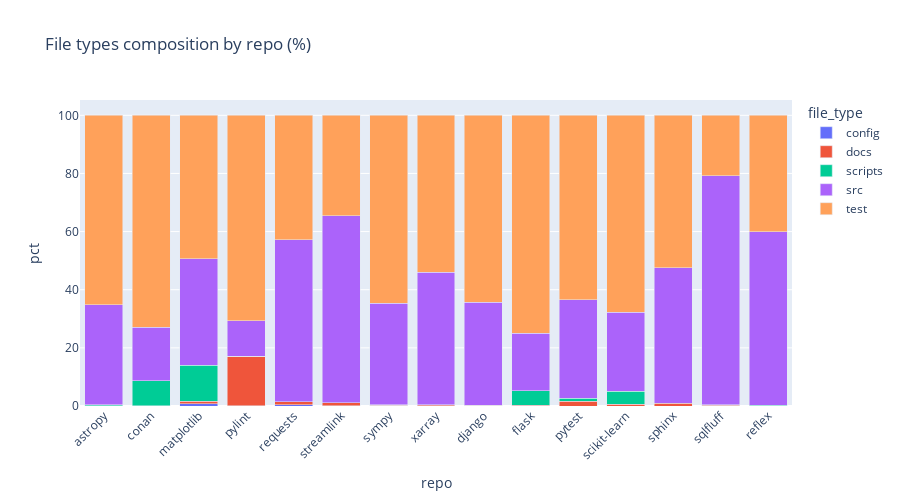
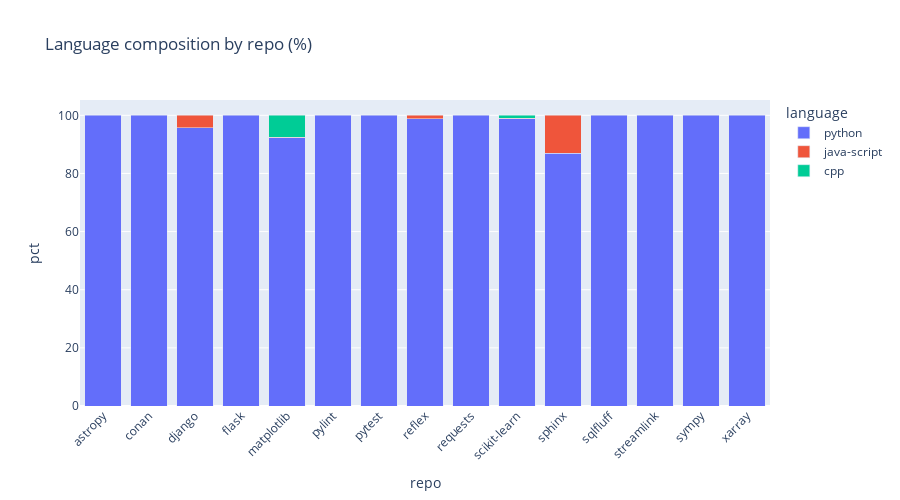
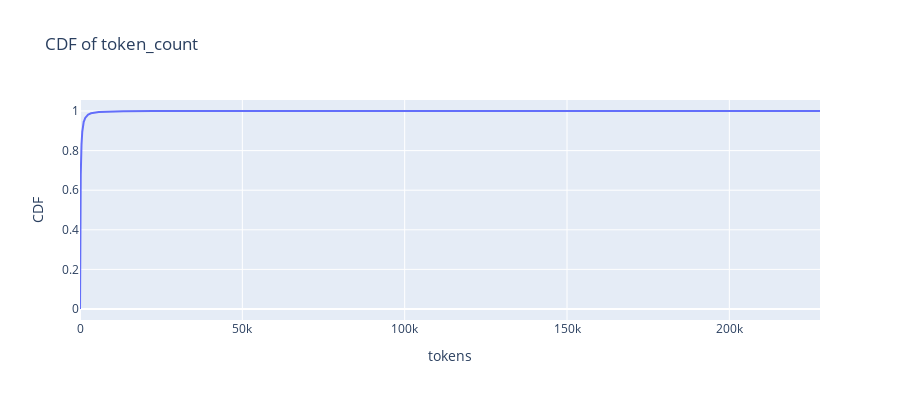

Notebook code for these charts, in order:
### Code cell
# -------------------------
# Quick overview plots
# -------------------------
# 1) Гистограмма токенов (общая)
plot_hist_kde(df, "token_count", by=None, bins=30000, log_x=True, title="Token count distribution (all)")

# 2) Скрипичные по репозиториям
plot_violin(df, "token_count", by="repo", title="Token count per repo", log_y=True)

# 3) Состав по типам файлов
plot_stacked_filetypes(df)

# 4) Состав по языкам
plot_lang_dist(df)

# 5) Корреляции
corr_cols = ["size_chars","line_count","token_count","node_count","nodes_per_1k_chars","comment_ratio","avg_line_len","def_count","class_count","import_count","call_count"]
corr_heatmap(df, [c for c in corr_cols if c in df.columns], title="Feature correlations")

# 6) CDF по токенам
cdf_plot(df["token_count"], title="CDF of token_count", xlabel="tokens")

### Figure 1 — Plotly figure (JSON) as saved in the notebook; plotly's stock layout.template omitted (floating-point values rounded to 4 significant figures)
{"data": [{"hovertemplate": "file_type=config<br>repo=%{x}<br>pct=%{y}<extra></extra>", "legendgroup": "config", "marker": {"color": "#636efa", "pattern": {"shape": ""}}, "name": "config", "orientation": "v", "showlegend": true, "textposition": "auto", "type": "bar", "x": ["astropy", "conan", "matplotlib", "pylint", "requests", "streamlink", "sympy", "xarray"], "xaxis": "x", "y": [0.01232, 0.08159, 0.8181, 0.03234, 0.4695, 0.04885, 0.01523, 0.03221], "yaxis": "y"}, {"hovertemplate": "file_type=docs<br>repo=%{x}<br>pct=%{y}<extra></extra>", "legendgroup": "docs", "marker": {"color": "#EF553B", "pattern": {"shape": ""}}, "name": "docs", "orientation": "v", "showlegend": true, "textposition": "auto", "type": "bar", "x": ["astropy", "django", "flask", "matplotlib", "pylint", "pytest", "requests", "scikit-learn", "sphinx", "sqlfluff", "streamlink", "sympy", "xarray"], "xaxis": "x", "y": [0.1232, 0.1936, 0.3344, 0.75, 17.04, 1.68, 0.939, 0.6059, 0.8728, 0.2009, 1.075, 0.2133, 0.3221], "yaxis": "y"}, {"hovertemplate": "file_type=scripts<br>repo=%{x}<br>pct=%{y}<extra></extra>", "legendgroup": "scripts", "marker": {"color": "#00cc96", "pattern": {"shape": ""}}, "name": "scripts", "orientation": "v", "showlegend": true, "textposition": "auto", "type": "bar", "x": ["astropy", "conan", "django", "flask", "matplotlib", "pylint", "pytest", "reflex", "scikit-learn", "sqlfluff", "sympy"], "xaxis": "x", "y": [0.3572, 8.594, 0.1162, 4.849, 12.53, 0.09701, 0.9475, 0.286, 4.443, 0.2009, 0.1879], "yaxis": "y"}, {"hovertemplate": "file_type=src<br>repo=%{x}<br>pct=%{y}<extra></extra>", "legendgroup": "src", "marker": {"color": "#ab63fa", "pattern": {"shape": ""}}, "name": "src", "orientation": "v", "showlegend": true, "textposition": "auto", "type": "bar", "x": ["astropy", "conan", "django", "flask", "matplotlib", "pylint", "pytest", "reflex", "requests", "scikit-learn", "sphinx", "sqlfluff", "streamlink", "sympy", "xarray"], "xaxis": "x", "y": [34.32, 18.33, 35.43, 19.9, 36.58, 12.24, 33.98, 59.64, 55.87, 27.14, 46.6, 78.87, 64.29, 34.96, 45.6], "yaxis": "y"}, {"hovertemplate": "file_type=test<br>repo=%{x}<br>pct=%{y}<extra></extra>", "legendgroup": "test", "marker": {"color": "#FFA15A", "pattern": {"shape": ""}}, "name": "test", "orientation": "v", "showlegend": true, "textposition": "auto", "type": "bar", "x": ["astropy", "conan", "django", "flask", "matplotlib", "pylint", "pytest", "reflex", "requests", "scikit-learn", "sphinx", "sqlfluff", "streamlink", "sympy", "xarray"], "xaxis": "x", "y": [65.19, 72.99, 64.26, 74.92, 49.33, 70.59, 63.39, 40.08, 42.72, 67.82, 52.53, 20.73, 34.59, 64.62, 54.04], "yaxis": "y"}], "layout": {"barmode": "stack", "height": 500, "legend": {"title": {"text": "file_type"}, "tracegroupgap": 0}, "title": {"text": "File types composition by repo (%)"}, "xaxis": {"anchor": "y", "domain": [0, 1], "tickangle": -45, "title": {"text": "repo"}}, "yaxis": {"anchor": "x", "domain": [0, 1], "title": {"text": "pct"}}}}

### Figure 2 — Plotly figure (JSON) as saved in the notebook; plotly's stock layout.template omitted (floating-point values rounded to 4 significant figures)
{"data": [{"hovertemplate": "language=python<br>repo=%{x}<br>pct=%{y}<extra></extra>", "legendgroup": "python", "marker": {"color": "#636efa", "pattern": {"shape": ""}}, "name": "python", "orientation": "v", "showlegend": true, "textposition": "auto", "type": "bar", "x": ["astropy", "conan", "django", "flask", "matplotlib", "pylint", "pytest", "reflex", "requests", "scikit-learn", "sphinx", "sqlfluff", "streamlink", "sympy", "xarray"], "xaxis": "x", "y": [100.0, 100.0, 95.74, 100.0, 92.26, 100.0, 100.0, 98.78, 100.0, 98.88, 87.02, 100.0, 100.0, 100.0, 100.0], "yaxis": "y"}, {"hovertemplate": "language=java-script<br>repo=%{x}<br>pct=%{y}<extra></extra>", "legendgroup": "java-script", "marker": {"color": "#EF553B", "pattern": {"shape": ""}}, "name": "java-script", "orientation": "v", "showlegend": true, "textposition": "auto", "type": "bar", "x": ["django", "matplotlib", "reflex", "scikit-learn", "sphinx"], "xaxis": "x", "y": [4.259, 0.2557, 1.216, 0.07128, 12.98], "yaxis": "y"}, {"hovertemplate": "language=cpp<br>repo=%{x}<br>pct=%{y}<extra></extra>", "legendgroup": "cpp", "marker": {"color": "#00cc96", "pattern": {"shape": ""}}, "name": "cpp", "orientation": "v", "showlegend": true, "textposition": "auto", "type": "bar", "x": ["matplotlib", "scikit-learn"], "xaxis": "x", "y": [7.483, 1.046], "yaxis": "y"}], "layout": {"barmode": "stack", "height": 500, "legend": {"title": {"text": "language"}, "tracegroupgap": 0}, "title": {"text": "Language composition by repo (%)"}, "xaxis": {"anchor": "y", "domain": [0, 1], "tickangle": -45, "title": {"text": "repo"}}, "yaxis": {"anchor": "x", "domain": [0, 1], "title": {"text": "pct"}}}}

### Figure 3 — Plotly figure (JSON) as saved in the notebook; plotly's stock layout.template omitted (floating-point values rounded to 4 significant figures; data arrays with more than 128 entries replaced by an {"elided": "..."} marker saying what was removed)
{"data": [{"mode": "lines", "name": "CDF", "type": "scatter", "x": {"elided": "80710 int values"}, "y": {"elided": "80710 float values"}}], "layout": {"height": 400, "title": {"text": "CDF of token_count"}, "xaxis": {"title": {"text": "tokens"}}, "yaxis": {"title": {"text": "CDF"}}}}
